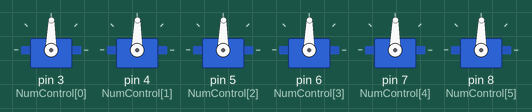
A sketch run on a simulated Arduino Uno, built with avr-gcc and run on an emulated ATmega328P. Shown: 6 × servo.

Above: at 0.1 s.
Timing chart, 0 to 1.6 s (numbered marks = the images above):
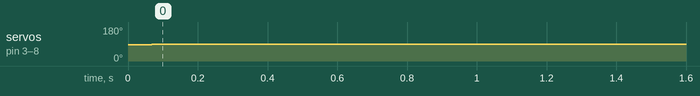

The sketch:

BEEPOD_MODEL.ino
```cpp
//Beepod_Model.ino

//Подключение к проекту библиотеки Servo

#include <Servo.h>

//Номера пинов с сервоприводами

int NumControl[] = {3,4,5,6,7,8};

//Исходное положение

int StartPos[] = {1600, 1600, 1600, 1600, 1600, 1600};

Servo Servos[6];//Массив сервоприводов

int APos[6];//Массив хранит предыдущие координаты сервоприводов для

//расчета дискретных шагов приращения для перехода на заданную позицию

int BPos[6];//Массив для передачи параметров новой позиции

int ServCount = 6;//Константа хранит количество сервоприводов

int MinTiming = 400;//Минимальная длительность импульса

int MaxTiming = 2800;//Максимальная длительность импульса

String St;//Глобальная строчная переменная для приема шифрованной

//пачки хранящей информацию о новой позиции


//Функция производит плавный одновременный переход сервоприводов

//из текущей позиции в заданную параметром xPos

void MovePos(int xPos[]){

int Delta=0;//Переменная для хранения величины приращения

int MaxDelta=0;//Переменная для хранения максимальной величины приращения

//В этом цикле определяется максимальная величина приращения

for (int i=0; i<ServCount; i++){

//Абсолютное приращение i-того элемента

    Delta=abs(APos[i]-xPos[i]);

//если i-тое приращение больше текущего значения максимального

//Приравниваем i-тое максимальному

    if (MaxDelta < Delta) MaxDelta = Delta;

}

MaxDelta/=10;//Уменьшаем значение в 10 раз

//Этот цикл опредляет количество дискретных шагов, за которые

//будет выполнен полный переход из APos в xPos

for (int i=0; i<MaxDelta; i++)

//В данном цикле происходит проход по всем 6 сервоприводам в

//рамках действий одного дискретного шага

    for (int j=0; j<ServCount; j++){

//j-тый сервопривод перемещается на i-том шаге на

//величину равную (1/количество шагов)*общая величина приращения

      Servos[j].writeMicroseconds(map(i,0,MaxDelta,APos[j],xPos[j]));

//Пауза предназначенна для обеспечения плавного движения

//при совершении переходов с большой амплитудой

      delayMicroseconds(1000);

    }

//В этом цикле новая позиция сервоприводов станет предыдущей

//для следующего вызова функции

  for (int i=0; i<ServCount; i++)

    APos[i]=xPos[i];

}

//Начальная инициализация

void setup(){

//Инициализация сервоприводов

for (int i=0; i<ServCount; i++){

    Servos[i].attach(NumControl[i],MinTiming,MaxTiming);

//Вычисление и присвоение "предыдущей позиции"

    APos[i]=Servos[i].readMicroseconds();

}

//Эта скорость должна соответствовать установленной в программе

Serial.begin(9600);

//Переход в стартовую позицию

MovePos(StartPos);

}

void loop(){

  byte a=0;

  byte b=0;

//Если в буфере Serial-порта есть данные

while (Serial.available()){

//Чтение 1 символа из буфера

    char Ch=Serial.read();

//если не символ @ то добавляем символ к строке

//наличие сиввола @ означает конец шифрованного послания

    if (Ch!=64) St+=Ch;

    else{

//В этом цикле шифрованое послание расшифровывается и

//перемещается в BPos

      for(int i=0; i<ServCount; i++){

        if (St[i*2]<=90) a=St[i*2]-65; else a=St[i*2]-71;

        if (St[i*2+1]<=90) b=St[i*2+1]-65; else b=St[i*2+1]-71;

        BPos[i]=(a*52)+b+MinTiming;

      }

//Вызов перемещения в новую позицию

      MovePos(BPos);

//Очистка буфера приема строки

      St = "";

    }

  }

}
```

Measured:
- by itself, servo on pin 3 (NumControl[0]), servo on pin 4 (NumControl[1]), servo on pin 5 (NumControl[2]), servo on pin 6 (NumControl[3]), servo on pin 7 (NumControl[4]), servo on pin 8 (NumControl[5]): 86° → 89° at 0.07 s
